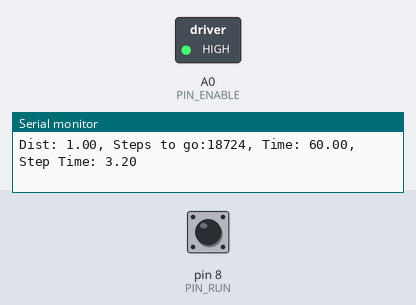
Recording of a sketch running on a simulated Arduino Uno, built with avr-gcc and run on an emulated ATmega328P. Parts: switched loads named in the sketch (green lamp = pin HIGH), the last lines printed to the serial monitor. Dashed ring = blinking. The test bench sets the inputs (shaded band); at power-on: pin 8 (PIN_RUN) HIGH. Pins used as bus, display or sensor lines are not drawn.

Above: at 1.2 s.
1.3 s: pin 8 (PIN_RUN) pulled LOW for 0.15 s
At 2.3 s:
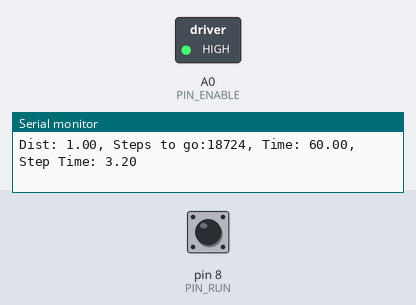
2.9 s: pin 8 (PIN_RUN) pulled LOW for 1 s
At 3.7 s:
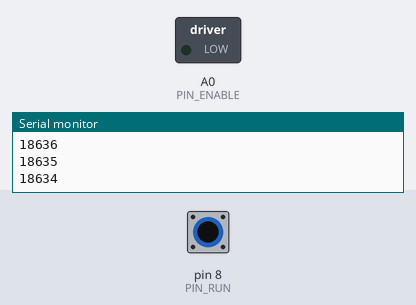
6.9 s: pin 8 (PIN_RUN) pulsed LOW 5 times (0.12 s each, 0.3 s apart)
At 8.0 s:
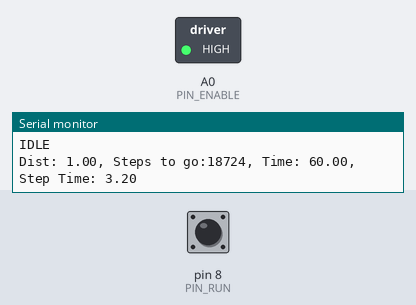
11.4 s: pin 8 (PIN_RUN) pulsed LOW 2 times (0.12 s each, 0.3 s apart)
At 12.4 s:
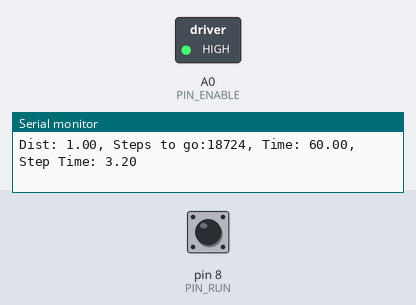
Timing chart, 0 to 14.4 s (numbered marks = the images above; inputs shaded):
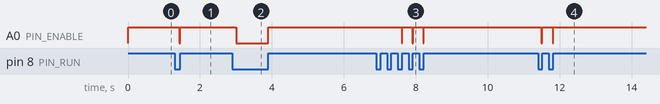

The sketch:

driver_2_1.ino
```cpp
/*

Timelapse Dolly - Automation, Systemer og Komponenter
@version 2.1
@date 2014-05-05
@author Peter Savnik

@Description
Make a step motor control motion of a Camera mounted on a dolly.
Input: Distance and Time


*/
#include <math.h>
#include <Keypad.h>

const int DEBUG = 0;  // Toogle Serial output
const int PIN_RUN = 8;
const int PIN_STEP = 9;
const int PIN_ENABLE = A0;
const int PIN_TIME_SCALE_POT = A1;
const float Pi = 3.14159;

const float STEP_RES = 16.0;  // Stepper resolution
const float STEPS_PR_ROUND = 200.0*STEP_RES; // Total steps pr. round
const float RADIUS = 0.0272; // [m]
const float DIST_PR_STEP = (2.0*RADIUS*Pi)/STEPS_PR_ROUND; //[cm] Omkreds/steps pr round


float distance = 0.0;  // [m] Record the number of steps we've taken
float distance_to_go = 1.0; // [m]
long steps_to_go = (distance_to_go)/DIST_PR_STEP; // total amount of steps to the distance_to_go
float time_to_go = 60; // [s] time to do the distance
int steps = 0;  // Total count of steps
int run = 0;   // Control var for start/stop fcn
int dir = 1;   // Control direction
int sensorValue = 0; // Time scale pot sensor
int stepState = 0; // Step output state

String state = "IDLE", next_state = "IDLE";  // Statemachine control

float time_pr_step;
float time_pr_step_ms;

unsigned long current_time = 0;
unsigned long prev_time = 0;

void setup() {
    Serial.begin(9600);
    while(!Serial){
     ; // wait for serial to begin
    }
    Serial.println('Timelapse Dolly Start');


  pinMode(PIN_RUN, INPUT_PULLUP);
  pinMode(PIN_STEP, OUTPUT);
  pinMode(PIN_ENABLE, OUTPUT);
  pinMode(PIN_TIME_SCALE_POT, INPUT);
  digitalWrite(PIN_STEP, LOW);
  digitalWrite(PIN_ENABLE, HIGH);

  //establishContact();  // send a byte to establish contact until receiver responds
}

void loop() {

  run = digitalRead(PIN_RUN);

  // Statemachine!
    if (state == "IDLE"){
      // Wait for action

      // Calc delay time
      float time_pr_step = time_to_go/steps_to_go; // the delay time between steps
      float time_pr_step_ms = time_pr_step*pow(10,3); // Convert to millisec
      if (time_pr_step_ms < 1) time_pr_step_ms = 1;  // Don't go too fast!

      // Print Parameters
      Serial.print("Dist: ");
      Serial.print(distance_to_go);
      Serial.print(", Steps to go:");
      Serial.print(steps_to_go);
      Serial.print(", Time: ");
      Serial.print(time_to_go);
      Serial.print(", Step Time: ");
      Serial.println(time_pr_step_ms);

      // Change state
      // Start running
      if(run == LOW){
        Serial.println("Next state: MOVE!");
        digitalWrite(PIN_ENABLE, LOW);
        next_state = "MOVE";
      }
      else{
        next_state = "IDLE";
      }

    }
    else if (state == "MOVE"){
      // MOVE
      // Check to see if we are at the end of our move
      time_pr_step = 1;
      if ((steps*DIST_PR_STEP < distance_to_go) && (run == LOW)) {
        current_time = millis();
        if(current_time-prev_time >= time_pr_step/2){
          // Step toogle
          if(stepState == 0){
            digitalWrite(PIN_STEP, HIGH); // step high
            stepState = 1;
          }
          else if(stepState == 1){
            digitalWrite(PIN_STEP, LOW); // step low
            stepState = 0;
            steps = 1+steps; // Incremetent steps
            Serial.println(steps_to_go-steps);
          }
          prev_time = current_time;
        }

      }

      // Change state
      if(run == HIGH){  // Stop running
        next_state = "IDLE";
        digitalWrite(PIN_ENABLE, HIGH);
      }
      else{
        next_state = "MOVE"; // Stay in state
      }

    }
    else {
       Serial.print("Error in statemachine: ");
       Serial.println(state);
    }
    if(state != next_state) Serial.println(next_state);
  state = next_state;


 /*
  // If dist is done disable
  if ((steps*DIST_PR_STEP >= distance_to_go)){
    disableMotor();
    steps = 0;
  }
  */
}


void enableMotor(){
 // Enable motor driver
       digitalWrite(PIN_ENABLE, LOW);
      if(DEBUG == 1) Serial.println("Start");
}

void disableMotor(){
 // Enable motor driver
       digitalWrite(PIN_ENABLE, HIGH);
       if(DEBUG == 1) Serial.println("Stop");
}


void enableMotorToogle(){
 // Enable motor driver
     if(run == 0){
       enableMotor();
       run = 1;
     }
     else if(run == 1){
       disableMotor();
       run = 0;
     }
}


void establishContact() {
  while (Serial.available() <= 0) {
    Serial.println("0,0,0");   // send an initial string
    delay(300);
  }
}

/*
|| @changelog
|| | 2.1 2014-05-08 - Peter Savnik : Dist is calibrated
|| | 2.0 2014-05-06 - Peter Savnik : Added state machine & Millis as delay
|| | 1.3 2014-05-05 - Peter Savnik : Added Potentiometer control of time
|| | 1.2 2014-05-01 - Peter Savnik : Added Debug function, enable serial output when debugging
|| | 1.1 2014-05-01 - Peter Savnik : Added direction control
|| | 1.0 2014-05-01 - Peter Savnik : Initial Release
|| #
*/
```

Measured:
- after the input at 1.3 s, A0 (PIN_ENABLE): HIGH → LOW after 0.12 s, → HIGH 0.04 s later
- after the input at 2.9 s, A0 (PIN_ENABLE): HIGH → LOW after 0.10 s, → HIGH 0.90 s later
- after the input at 6.9 s, A0 (PIN_ENABLE): alternates HIGH for 0.28 s and LOW for 0.02 s, 6 changes in all, then stays HIGH, starting after 0.71 s
- after the input at 11.4 s, A0 (PIN_ENABLE): alternates HIGH for 0.28 s and LOW for 0.03 s, 4 changes in all, then stays HIGH, starting after 0.09 s
